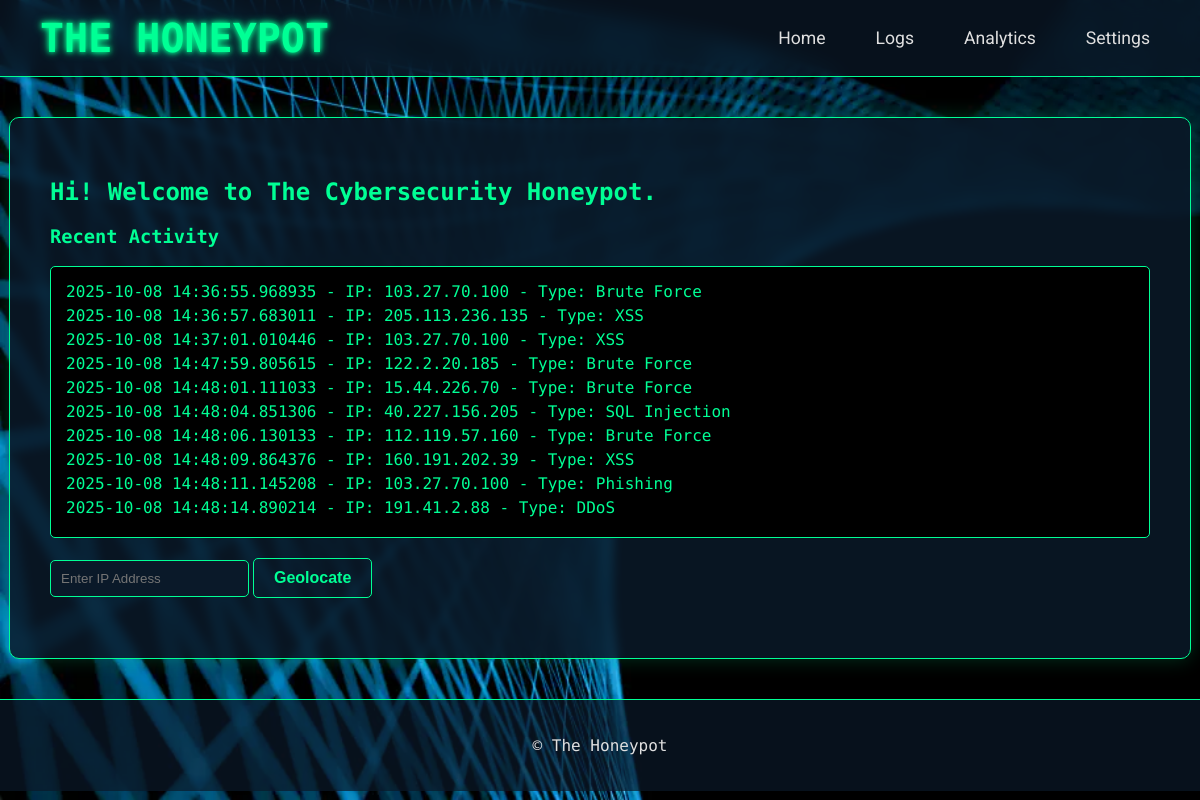
The page / on the database its author committed.
### models/attack_log.py (models this page shows)
class AttackLog(db.Model):
    id = db.Column(db.Integer, primary_key=True)
    timestamp = db.Column(db.DateTime, nullable=False)
    ip_address = db.Column(db.String(50), nullable=False)
    attack_type = db.Column(db.String(50), nullable=False)
    details = db.Column(db.Text, nullable=False)

### app.py (the view)
@app.route('/')
def home():
    initial_activity = AttackLog.query.order_by(AttackLog.timestamp.desc()).limit(10).all()
    return render_template('index.html', recent_activity=initial_activity)

### templates/index.html (shortened to what this page needs)
{% extends "layout.html" %}
{% block page_title %}THE HONEYPOT{% endblock %}
{% block content %}
<section id="main">
    <div class="container">
        <h2>Hi! Welcome to The Cybersecurity Honeypot.</h2>
        <h3>Recent Activity</h3>
        <div class="activity-log">
            {% for activity in recent_activity | reverse %}
                <div class="activity-item">
                    <p>{{ activity.timestamp }} - IP: {{ activity.ip_address }} - Type: {{ activity.attack_type }}</p>
                </div>
            {% endfor %}
        </div>
        <div id="geolocate-form" style="margin-top: 20px;">
            <input type="text" id="ip-address" placeholder="Enter IP Address">
            <button onclick="geolocateIP()">Geolocate</button>
        </div>
    </div>
</section>
{% endblock %}

### templates/layout.html (shortened to what this page needs)
<!DOCTYPE html>
<html lang="en">
<head>
    <link rel="stylesheet" href="{{ url_for('static', filename='styles.css') }}">
</head>
<body>
    <header>
        <div class="container">
            <h1>{% block page_title %}{% endblock %}</h1>
            <nav>
                <ul>
                    <li><a href="/">Home</a></li>
                    <li><a href="/logs">Logs</a></li>
                    <li><a href="/analytics">Analytics</a></li>
                    <li><a href="/settings">Settings</a></li>
                </ul>
            </nav>
        </div>
    </header>
    <main>
        {% block content %}{% endblock %}
    </main>
    <footer>
        <div class="container">
            <p>&copy; The Honeypot</p>
        </div>
    </footer>
</body>
</html>

### static/styles.css (style rules this page uses)
body { font-family: 'Roboto', sans-serif; background-image: url("img/background.webp"); background-size: cover; background-repeat: no-repeat; background-attachment: fixed; margin: 0; padding: 0; color: #e0e0e0; }
header { background-color: rgba(10, 25, 41, 0.7); backdrop-filter: blur(10px); -webkit-backdrop-filter: blur(10px); border-bottom: 1px solid #00ff95; padding: 15px 0; position: sticky; top: 0; z-index: 1000; }
header .container { display: flex; justify-content: space-between; align-items: center; padding: 0 40px; max-width: 1200px; margin: 0 auto; }
header h1 { font-family: 'Share Tech Mono', monospace; font-size: 2.5em; font-weight: 700; color: #00ff95; text-shadow: 0 0 5px #00ff95, 0 0 10px #00ff95; margin: 0; }
header nav ul { list-style: none; margin: 0; padding: 0; display: flex; }
header nav ul li { margin-left: 30px; }
header nav ul li a { color: #e0e0e0; text-decoration: none; font-size: 1.1em; padding: 5px 10px; border-radius: 5px; transition: background-color 0.3s, color 0.3s; }
section#main .container { padding: 40px; margin-top: 40px; margin-bottom: 40px; max-width: 1100px; margin-left: auto; margin-right: auto; background-color: rgba(10, 25, 41, 0.85); backdrop-filter: blur(5px); -webkit-backdrop-filter: blur(5px); border: 1px solid #00ff95; border-radius: 10px; box-shadow: 0 0 20px rgba(0, 255, 149, 0.2); }
section#main h2, section#main h3 { font-family: 'Share Tech Mono', monospace; color: #00ff95; }
.activity-log { font-family: 'Share Tech Mono', monospace; background-color: #000; border: 1px solid #00ff95; border-radius: 5px; padding: 15px; max-height: 250px; overflow-y: auto; color: #00ff95; }
.activity-item p { margin: 0 0 5px 0; }
input[type="text"], input[type="email"] { padding: 10px; border: 1px solid #00ff95; background-color: #0a1929; color: #e0e0e0; border-radius: 5px; }
button { background-color: transparent; color: #00ff95; padding: 10px 20px; border: 1px solid #00ff95; cursor: pointer; border-radius: 5px; font-weight: bold; font-size: 16px; transition: background-color 0.3s, color 0.3s, box-shadow 0.3s; }
footer { background: rgba(10, 25, 41, 0.7); border-top: 1px solid #00ff95; color: #e0e0e0; text-align: center; padding: 20px 0; font-family: 'Share Tech Mono', monospace; }

### rows shown on the page
AttackLog: timestamp "2025-10-08 14:36:55.968935", ip_address "103.27.70.100", attack_type "Brute Force"
AttackLog: timestamp "2025-10-08 14:36:57.683011", ip_address "205.113.236.135", attack_type "XSS"
AttackLog: timestamp "2025-10-08 14:37:01.010446", ip_address "103.27.70.100", attack_type "XSS"
AttackLog: timestamp "2025-10-08 14:47:59.805615", ip_address "122.2.20.185", attack_type "Brute Force"
AttackLog: timestamp "2025-10-08 14:48:01.111033", ip_address "15.44.226.70", attack_type "Brute Force"
AttackLog: timestamp "2025-10-08 14:48:04.851306", ip_address "40.227.156.205", attack_type "SQL Injection"
AttackLog: timestamp "2025-10-08 14:48:06.130133", ip_address "112.119.57.160", attack_type "Brute Force"
AttackLog: timestamp "2025-10-08 14:48:09.864376", ip_address "160.191.202.39", attack_type "XSS"
AttackLog: timestamp "2025-10-08 14:48:11.145208", ip_address "103.27.70.100", attack_type "Phishing"
AttackLog: timestamp "2025-10-08 14:48:14.890214", ip_address "191.41.2.88", attack_type "DDoS"
